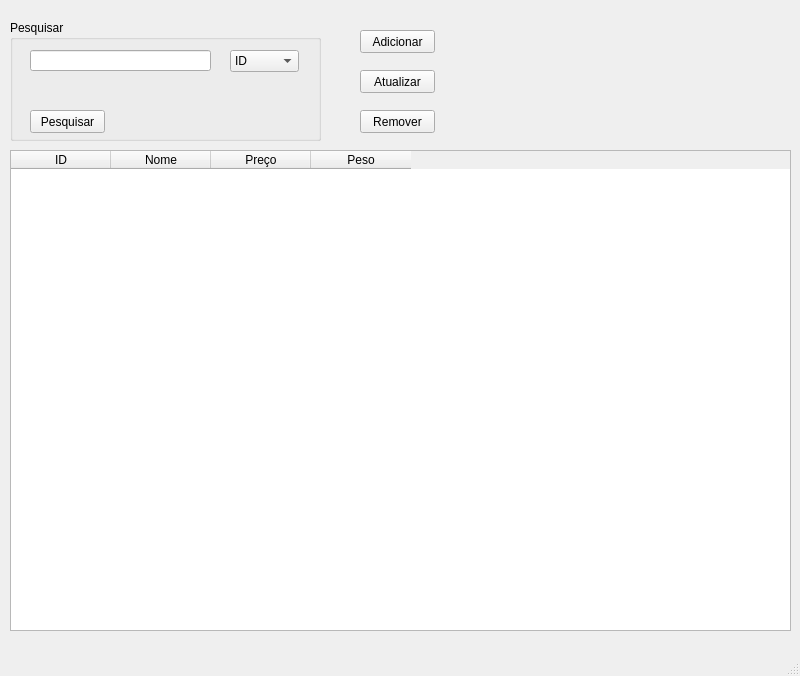
<?xml version="1.0" encoding="UTF-8"?>
<ui version="4.0">
 <class>MainWindow</class>
 <widget class="QMainWindow" name="MainWindow">
  <property name="geometry">
   <rect>
    <x>0</x>
    <y>0</y>
    <width>800</width>
    <height>676</height>
   </rect>
  </property>
  <property name="windowTitle">
   <string>MainWindow</string>
  </property>
  <widget class="QWidget" name="centralwidget">
   <widget class="QTableWidget" name="tableWidget">
    <property name="geometry">
     <rect>
      <x>10</x>
      <y>150</y>
      <width>781</width>
      <height>481</height>
     </rect>
    </property>
    <column>
     <property name="text">
      <string>ID</string>
     </property>
    </column>
    <column>
     <property name="text">
      <string>Nome</string>
     </property>
    </column>
    <column>
     <property name="text">
      <string>Preço</string>
     </property>
    </column>
    <column>
     <property name="text">
      <string>Peso</string>
     </property>
    </column>
   </widget>
   <widget class="QGroupBox" name="groupBox">
    <property name="geometry">
     <rect>
      <x>10</x>
      <y>20</y>
      <width>311</width>
      <height>121</height>
     </rect>
    </property>
    <property name="title">
     <string>Pesquisar</string>
    </property>
    <widget class="QComboBox" name="comboBox">
     <property name="geometry">
      <rect>
       <x>220</x>
       <y>30</y>
       <width>69</width>
       <height>22</height>
      </rect>
     </property>
     <item>
      <property name="text">
       <string>ID</string>
      </property>
     </item>
     <item>
      <property name="text">
       <string>Nome</string>
      </property>
     </item>
     <item>
      <property name="text">
       <string>Preço</string>
      </property>
     </item>
     <item>
      <property name="text">
       <string>Peso</string>
      </property>
     </item>
    </widget>
    <widget class="QLineEdit" name="edtPesquisa">
     <property name="geometry">
      <rect>
       <x>20</x>
       <y>30</y>
       <width>181</width>
       <height>21</height>
      </rect>
     </property>
    </widget>
    <widget class="QPushButton" name="btnPesquisar">
     <property name="geometry">
      <rect>
       <x>20</x>
       <y>90</y>
       <width>75</width>
       <height>23</height>
      </rect>
     </property>
     <property name="text">
      <string>Pesquisar</string>
     </property>
    </widget>
   </widget>
   <widget class="QPushButton" name="btnAdicionar">
    <property name="geometry">
     <rect>
      <x>360</x>
      <y>30</y>
      <width>75</width>
      <height>23</height>
     </rect>
    </property>
    <property name="text">
     <string>Adicionar</string>
    </property>
   </widget>
   <widget class="QPushButton" name="btnAtualizar">
    <property name="geometry">
     <rect>
      <x>360</x>
      <y>70</y>
      <width>75</width>
      <height>23</height>
     </rect>
    </property>
    <property name="text">
     <string>Atualizar</string>
    </property>
   </widget>
   <widget class="QPushButton" name="btnRemover">
    <property name="geometry">
     <rect>
      <x>360</x>
      <y>110</y>
      <width>75</width>
      <height>23</height>
     </rect>
    </property>
    <property name="text">
     <string>Remover</string>
    </property>
   </widget>
  </widget>
  <widget class="QMenuBar" name="menubar">
   <property name="geometry">
    <rect>
     <x>0</x>
     <y>0</y>
     <width>800</width>
     <height>21</height>
    </rect>
   </property>
  </widget>
  <widget class="QStatusBar" name="statusbar"/>
 </widget>
 <resources/>
 <connections/>
</ui>
